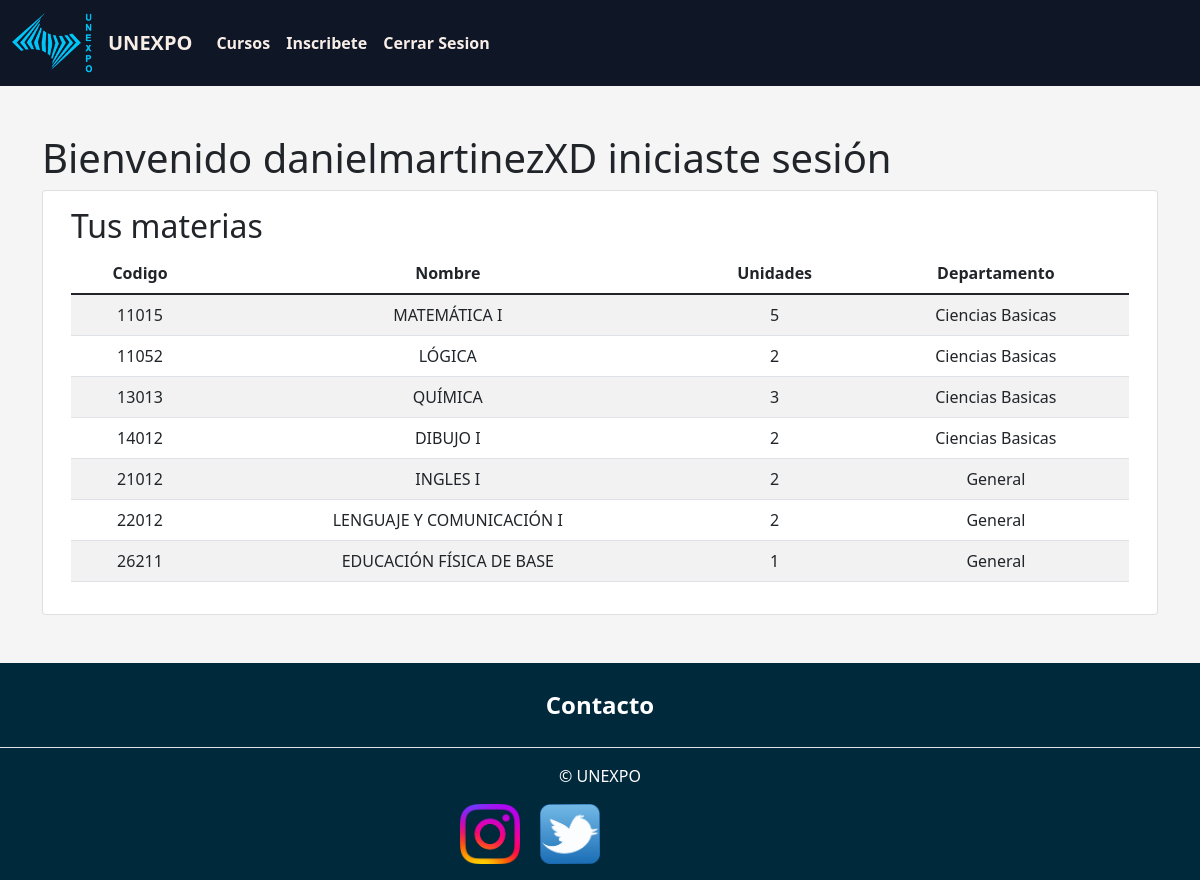
Page /cursos/ (signed in) on the committed database.
### Academico/models.py (models this page shows, shortened)
class Usuario(AbstractBaseUser):
    id = models.AutoField(primary_key=True)
    username = models.CharField(
        'Nombre de usuario', unique=True, max_length=30)
    expediente = models.CharField('Expediente', unique=True, max_length=10)
    cedula = models.CharField('Cedula', unique=True,
                              max_length=8, blank=True, null=True)
    creditos_aprobados = models.IntegerField(
        'Creditos Aprobados', blank=True, null=True)
    carrera_id = models.ForeignKey(
        Carrera, null=True, on_delete=models.CASCADE)
    fecha_inscripcion = models.DateField(
        'Fecha de inscripcion', blank=True, null=True)
    opciones_tipo_estudiante = [('C', 'Completo'), ('P', 'Parcial')]
    tipo_estudiante = models.CharField(
        'Tipo de estudiante', choices=opciones_tipo_estudiante, max_length=15, blank=True, null=True)
    opciones_semestres = [(1, 'Semestre 1'), (2, 'Semestre 2'), (3, 'Semestre 3'),
                          (4, 'Semestre 4'), (5, 'Semestre 5'), (6, 'Semestre 6'),
                          (7, 'Semestre 7'), (8, 'Semestre 8'), (9, 'Semestre 9'), (10, 'Semestre 10')]
    semestre = models.IntegerField(
        choices=opciones_semestres, blank=True, null=True)
    email = models.EmailField('Correo electronico',
                              max_length=100, unique=True)
    nombres = models.CharField(
        'Nombres', max_length=100, blank=True, null=True)
    apellidos = models.CharField(
        'apellidos', max_length=100, blank=True, null=True)
    imagen = models.ImageField(
        'Imagen de perfil', upload_to='perfil/', max_length=200, blank=True, null=True)
    usuario_activo = models.BooleanField(default=True)
    usuario_administrador = models.BooleanField(default=False)
    objects = UsuarioManager()
    USERNAME_FIELD = 'username'
    REQUIRED_FIELDS = ['email', 'expediente']
    @property
    def is_staff(self):
        return self.usuario_administrador

class Materia(models.Model):
    codigo = models.CharField(primary_key=True,  max_length=5)
    nombre = models.CharField(max_length=100)
    creditos = models.PositiveIntegerField()
    creditos_requerido = models.IntegerField()
    departamento_id = models.ForeignKey(Departamento, on_delete=models.CASCADE)
    opciones_semestres = [(1, 'Semestre 1'), (2, 'Semestre 2'), (3, 'Semestre 3'),
                          (4, 'Semestre 4'), (5, 'Semestre 5'), (6, 'Semestre 6'),
                          (7, 'Semestre 7'), (8, 'Semestre 8'), (9, 'Semestre 9'), (10, 'Semestre 10')]
    semestre = models.IntegerField(
        choices=opciones_semestres, blank=True, null=True)
    abierta = models.BooleanField(default=True)
    opciones_carrera = [('Industrial', 'Ingieneria Industrial'), ('Mecanica', 'Ingieneria Mecanica'),
                        ('Sistemas', 'Ingieneria Sistemas'), ('General', 'General')]
    carrera = models.CharField(
        choices=opciones_carrera, max_length=15, verbose_name=u'Carrera')

class Departamento(models.Model):
    codigo_dep = models.CharField(primary_key=True,  max_length=5)
    nombre = models.CharField(max_length=100)
    carrera_ids = models.ManyToManyField(Carrera, "Carreras")
    def __str__(self):
        return f'{self.nombre}'

### Academico/views.py (the view)
# urls.py: path('cursos/', login_required(views.cursos), name="cursos"),
def cursos(request):
    estudiante = request.user.id
    registros_inscripcion = RegistroInscripcion.objects.filter(
        estudiante_id=estudiante,
        estado="inscrito"
    )
    if registros_inscripcion:
        for registro in registros_inscripcion:
            materias = registro.materias_ids.all()
        context = {
            "registro_inscripcion": registros_inscripcion,
            "materias": materias
        }
        return render(request, "index.html", context)
    else:
        context = {
            "registro_inscripcion": False,
            "materias": False
        }
        return render(request, "index.html", context)

### Academico/context_process.py (called while the page is built)
def total(request):
    total_creditos = 0
    estudiante_id = request.user.id
    registro_inscripcion = RegistroInscripcion.objects.filter(
        estudiante_id=estudiante_id
    )
    if request.user.is_authenticated and registro_inscripcion:
        for registro in registro_inscripcion:
            materias = registro.materias_ids.all()
            for materia in materias:
                total_creditos += materia.creditos
    return {"total_creditos": total_creditos, "pago_total": total_creditos*3}

### Academico/templates/index.html (shortened to what this page needs)
{%extends "./base.html" %}
{% load static %}
{% load crispy_forms_tags %}
{% block body %}
<div class="container py-4  my-4">
<h1>
    Bienvenido {{user.username}} iniciaste sesión
</h1>
<div class="card container">
    <div class="card-body">
        <h2>Tus materias</h2>
        {% if registro_inscripcion %}
        <table class="table table-striped">
            <thead>
                <tr class="text-center">
                    <th>Codigo</th>
                    <th>Nombre</th>
                    <th>Unidades</th>
                    <th>Departamento</th>
                </tr>
            </thead>
            <tbody>
            {% for materia in materias %}
                <tr class="text-center">
                    <td>{{materia.codigo}}</td>
                    <td>{{materia.nombre}}</td>
                    <td>{{materia.creditos}}</td>
                    <td>{{materia.departamento_id}}</td>
                </tr>
            {% endfor %}
            </tbody>
        </table>
        {% else %}
        <p>No tienes registro de inscripcion</p>
        {% endif %}
    </div>
</div>
</div>
{% endblock %}

### Academico/templates/base.html (shortened to what this page needs)
<!DOCTYPE html>
<html lang="en">
<head>
  {% load static %}
  <link href="https://cdn.jsdelivr.net/npm/bootstrap@5.1.3/dist/css/bootstrap.min.css" rel="stylesheet"
>
  <link rel="stylesheet" href="{% static 'css/style.css' %}">
</head>
<body>
  <nav class="navbar navbar-expand-lg nav-background">
    <div class="container-fluid nav-center">
      <a class="navbar-brand logo" href="#">
        <img class="logo" src="{% static 'img/logo.png' %}" alt="Bootstrap" width="80" height="60">
      </a>
      <a class="navbar-brand" href="{% url 'academico:portada' %}">UNEXPO</a>
      <div class="collapse navbar-collapse" id="navbarNav">
        <ul class="navbar-nav">
          {% if request.user.is_authenticated %}
          <li class="nav-item">
            <a class="nav-link active" aria-current="page" href="{% url 'academico:cursos' %}">Cursos</a>
          </li>
          <li class="nav-item">
            <a class="nav-link active" aria-current="page" href="{% url 'academico:inscripciones' %}">Inscribete</a>
          </li>
          <li class="nav-item">
            <a class="nav-link" href="{% url 'academico:salir' %}">Cerrar Sesion</a>
          </li>
          {% else %}
          <li class="nav-item">
            <a class="nav-link active" aria-current="inicio" href="{% url 'academico:cursos' %}">Iniciar Sesion</a>
          </li>
          {% endif %}
        </ul>
      </div>
    </div>
  </nav>
  {% block body %}
  {% endblock %}
  <footer class="py-3  footer">
    <ul class="nav justify-content-center border-bottom pb-3 mb-3">
      <li class="nav-item"><a href="#" class="nav-link px-2  text">Contacto</a></li>
    </ul>
    <ul class="nav justify-content-center">
      <li class="nav-item">
        <p class="text-center "> &copy; UNEXPO</p>
      </li>
    </ul>
    <div class="social-media">
      <a href="" class="social-media-icon"><img class="img-fluid " src="{% static  'img/facebook.png'  %}" alt=""></a>
      <a href="" class="social-media-icon"><img class="img-fluid " src="{% static  'img/insta.png'  %}" alt=""></a>
      <a href="" class="social-media-icon"><img class="img-fluid " src="{% static  'img/twitter.png'  %}" alt=""></a>
    </div>
  </footer>
</body>
</html>

### Academico/static/css/style.css (style rules this page uses)
body { background: #f5f5f5; }
:root { scroll-behavior: smooth; }
.nav-background { background-color: #0F1626; }
.nav-background a { color:#F8EEE7; font-weight: bold; }
.nav-center { display: flex; justify-content: center; align-items: center; }
th,td { text-align: center; vertical-align: center; }
footer { background-color: #00293c; color :white; padding-bottom: 0.1px; }
.text { color: white; font-weight: bold; font-size: 1.5em; }
.social-media { width: 50%; display: flex; justify-content: flex-end; }
.social-media-icon { display: inline-block; margin-left: 20px; width: 60px; height: 60px; color: rgb(58, 111, 158); text-align: center; transition: all .4s ease-in-out; }

### rows in the picture
Usuario: username "danielmartinezXD"
Materia: codigo "11015", nombre "MATEMÁTICA I", creditos "5", departamento_id "Ciencias Basicas"
Materia: codigo "11052", nombre "LÓGICA", creditos "2", departamento_id "Ciencias Basicas"
Materia: codigo "13013", nombre "QUÍMICA", creditos "3", departamento_id "Ciencias Basicas"
Materia: codigo "14012", nombre "DIBUJO I", creditos "2", departamento_id "Ciencias Basicas"
Materia: codigo "21012", nombre "INGLES I", creditos "2", departamento_id "General"
Materia: codigo "22012", nombre "LENGUAJE Y COMUNICACIÓN I", creditos "2", departamento_id "General"
Materia: codigo "26211", nombre "EDUCACIÓN FÍSICA DE BASE", creditos "1", departamento_id "General"
